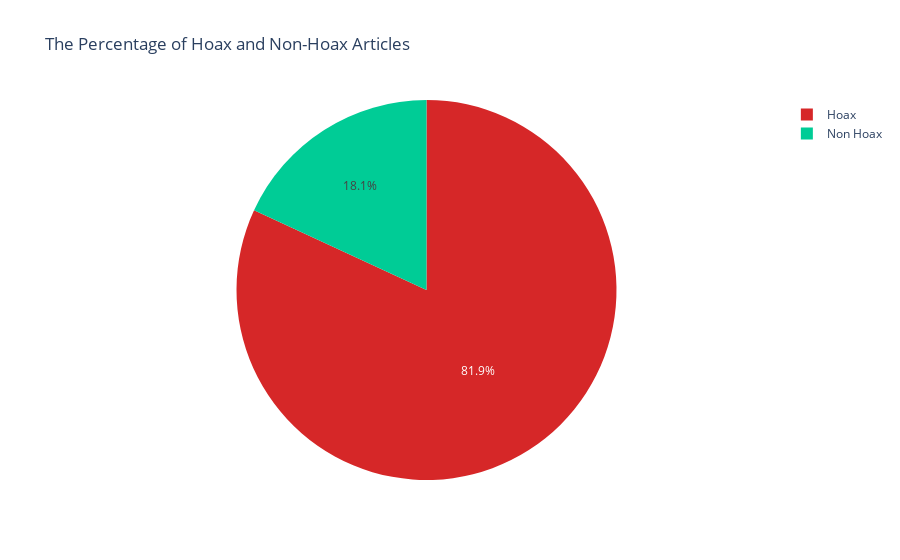

The notebook cell this image was saved under:
### Code cell
fig2 = px.pie(temp, values=temp.values, names=temp.index,
              color=temp.index,
              color_discrete_map={"Hoax" : "#D62728",
                                      "Non Hoax" : "#00CC96"},
             title = 'The Percentage of Hoax and Non-Hoax Articles')
fig2.show()

### Figure 1 — Plotly figure (JSON) as saved in the notebook; plotly's stock layout.template omitted (floating-point values rounded to 4 significant figures)
{"data": [{"customdata": [["Hoax"], ["Non Hoax"]], "domain": {"x": [0, 1], "y": [0, 1]}, "hovertemplate": "label=%{customdata[0]}<br>value=%{value}<extra></extra>", "labels": ["Hoax", "Non Hoax"], "legendgroup": "", "marker": {"colors": ["#D62728", "#00CC96"]}, "name": "", "showlegend": true, "type": "pie", "values": [3465, 766]}], "layout": {"legend": {"tracegroupgap": 0}, "title": {"text": "The Percentage of Hoax and Non-Hoax Articles"}}}
